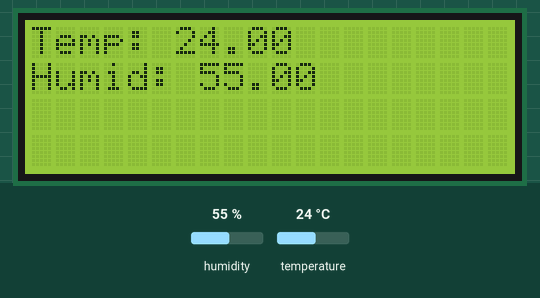
Simulated run of this sketch. Board: Arduino Uno, built with avr-gcc and run on an emulated ATmega328P. Shown: 20×4 character LCD. The test bench sets the inputs (shaded band); at power-on: humidity 55 %, temperature 24 °C.

Above: at 2.7 s.
2.8 s: humidity set to 22 %
At 5.4 s:
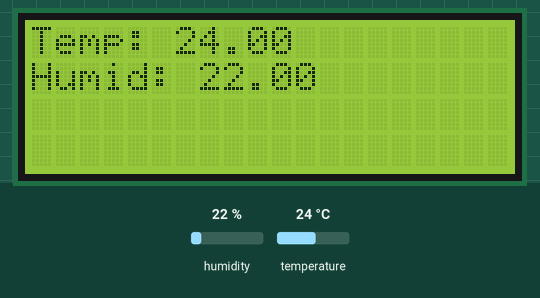
5.8 s: temperature set to 12 °C
At 7.4 s:
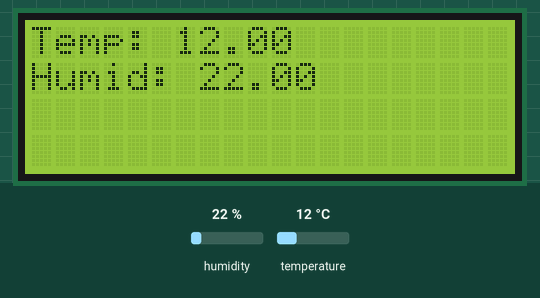
8.8 s: humidity set to 40 %
At 11.4 s:
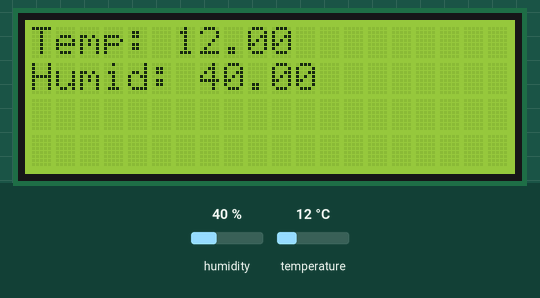
11.8 s: temperature set to 19 °C
Timing chart, 0 to 14.8 s (numbered marks = the images above; inputs shaded):
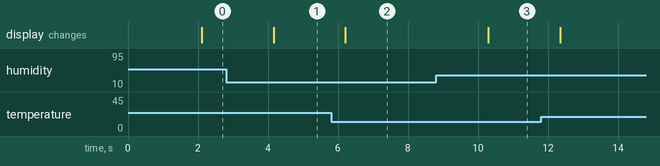

Measured:
- after the input at 2.8 s, the display: changes after 1.4 s (image 1)
- after the input at 5.8 s, the display: changes after 0.40 s (image 2)
- after the input at 8.8 s, the display: changes after 1.5 s (image 3)

The sketch:

t.h_lcd.ino
```cpp
//YWROBOT
//Compatible with the Arduino IDE 1.0
//Library version:1.1
#include <Wire.h>
#include <LiquidCrystal_I2C.h>
#include "DHT.h"
#define DHTPIN 2

#define DHTTYPE DHT11

DHT dht(DHTPIN, DHTTYPE);

LiquidCrystal_I2C lcd(0x3F,20,4);  // set the LCD address to 0x27 for a 16 chars and 2 line display

void setup()
{
  lcd.init();                      // initialize the lcd
  // Print a message to the LCD.
  lcd.backlight();
  dht.begin();

}


void loop() {
  // Wait a few seconds between measurements.
  delay(2000);
  float h = dht.readHumidity();
  float t = dht.readTemperature();
  float f = dht.readTemperature(true);
  if (isnan(h) || isnan(t) || isnan(f)) {
    Serial.println("Failed to read from DHT sensor!");
    return;
  }

  float hif = dht.computeHeatIndex(f, h);
  float hic = dht.computeHeatIndex(t, h, false);

  lcd.setCursor(0,0);
  lcd.print("Temp: ");
  lcd.print(t);
  lcd.setCursor(0,1);
  lcd.print("Humid: ");
  lcd.print(h);
}
```
